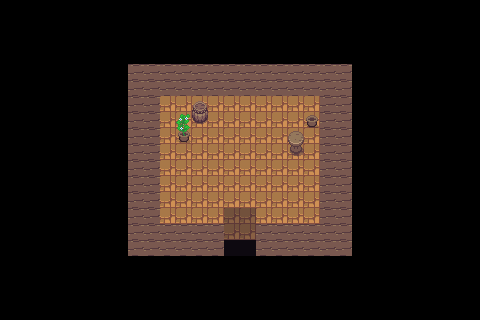

This is a level from a 2D game, rendered from its Tiled map with the project's own tilesets. A one-line summary and the complete map file follow:
An orthogonal 30x20 tile map with 16x16 px tiles, 3 tile layers (ground, objects, overhead) and 12 objects (exit, default, from_outside).

<map version="1.10" tiledversion="1.12.1" orientation="orthogonal" renderorder="right-down" width="30" height="20" tilewidth="16" tileheight="16" infinite="0" nextlayerid="7" nextobjectid="14">
 <tileset firstgid="1" name="tiles" tilewidth="16" tileheight="16" tilecount="0" columns="40">
  <image source="assets/WorldTiles/Overworld.png" width="640" height="576" />
 </tileset>
 <layer id="1" name="ground" width="30" height="20">
  <data encoding="csv">
0,0,0,0,0,0,0,0,0,0,0,0,0,0,0,0,0,0,0,0,0,0,0,0,0,0,0,0,0,0,
0,0,0,0,0,0,0,0,0,0,0,0,0,0,0,0,0,0,0,0,0,0,0,0,0,0,0,0,0,0,
0,0,0,0,0,0,0,0,0,0,0,0,0,0,0,0,0,0,0,0,0,0,0,0,0,0,0,0,0,0,
0,0,0,0,0,0,0,0,0,0,0,0,0,0,0,0,0,0,0,0,0,0,0,0,0,0,0,0,0,0,
0,0,0,0,0,0,0,0,134,134,134,134,134,134,134,134,134,134,134,134,134,134,0,0,0,0,0,0,0,0,
0,0,0,0,0,0,0,0,134,134,134,134,134,134,134,134,134,134,134,134,134,134,0,0,0,0,0,0,0,0,
0,0,0,0,0,0,0,0,134,134,736,736,736,736,736,736,736,736,736,736,134,134,0,0,0,0,0,0,0,0,
0,0,0,0,0,0,0,0,134,134,736,736,736,736,736,736,736,736,736,736,134,134,0,0,0,0,0,0,0,0,
0,0,0,0,0,0,0,0,134,134,736,736,736,736,736,736,736,736,736,736,134,134,0,0,0,0,0,0,0,0,
0,0,0,0,0,0,0,0,134,134,736,736,736,736,736,736,736,736,736,736,134,134,0,0,0,0,0,0,0,0,
0,0,0,0,0,0,0,0,134,134,736,736,736,736,736,736,736,736,736,736,134,134,0,0,0,0,0,0,0,0,
0,0,0,0,0,0,0,0,134,134,736,736,736,736,736,736,736,736,736,736,134,134,0,0,0,0,0,0,0,0,
0,0,0,0,0,0,0,0,134,134,736,736,736,736,736,736,736,736,736,736,134,134,0,0,0,0,0,0,0,0,
0,0,0,0,0,0,0,0,134,134,736,736,736,736,736,736,736,736,736,736,134,134,0,0,0,0,0,0,0,0,
0,0,0,0,0,0,0,0,134,134,134,134,134,134,736,736,134,134,134,134,134,134,0,0,0,0,0,0,0,0,
0,0,0,0,0,0,0,0,134,134,134,134,134,134,0,0,134,134,134,134,134,134,0,0,0,0,0,0,0,0,
0,0,0,0,0,0,0,0,0,0,0,0,0,0,0,0,0,0,0,0,0,0,0,0,0,0,0,0,0,0,
0,0,0,0,0,0,0,0,0,0,0,0,0,0,0,0,0,0,0,0,0,0,0,0,0,0,0,0,0,0,
0,0,0,0,0,0,0,0,0,0,0,0,0,0,0,0,0,0,0,0,0,0,0,0,0,0,0,0,0,0,
0,0,0,0,0,0,0,0,0,0,0,0,0,0,0,0,0,0,0,0,0,0,0,0,0,0,0,0,0,0
</data>
 </layer>
 <layer id="2" name="objects" width="30" height="20">
  <data encoding="csv">
0,0,0,0,0,0,0,0,0,0,0,0,0,0,0,0,0,0,0,0,0,0,0,0,0,0,0,0,0,0,
0,0,0,0,0,0,0,0,0,0,0,0,0,0,0,0,0,0,0,0,0,0,0,0,0,0,0,0,0,0,
0,0,0,0,0,0,0,0,0,0,0,0,0,0,0,0,0,0,0,0,0,0,0,0,0,0,0,0,0,0,
0,0,0,0,0,0,0,0,0,0,0,0,0,0,0,0,0,0,0,0,0,0,0,0,0,0,0,0,0,0,
0,0,0,0,0,0,0,0,0,0,0,0,0,0,0,0,0,0,0,0,0,0,0,0,0,0,0,0,0,0,
0,0,0,0,0,0,0,0,0,0,0,0,0,0,0,0,0,0,0,0,0,0,0,0,0,0,0,0,0,0,
0,0,0,0,0,0,0,0,0,0,0,0,34,0,0,0,0,0,0,0,0,0,0,0,0,0,0,0,0,0,
0,0,0,0,0,0,0,0,0,0,0,73,74,0,0,0,0,0,0,38,0,0,0,0,0,0,0,0,0,0,
0,0,0,0,0,0,0,0,0,0,0,113,0,0,0,0,0,0,358,0,0,0,0,0,0,0,0,0,0,0,
0,0,0,0,0,0,0,0,0,0,0,0,0,0,0,0,0,0,398,0,0,0,0,0,0,0,0,0,0,0,
0,0,0,0,0,0,0,0,0,0,0,0,0,0,0,0,0,0,0,0,0,0,0,0,0,0,0,0,0,0,
0,0,0,0,0,0,0,0,0,0,0,0,0,0,0,0,0,0,0,0,0,0,0,0,0,0,0,0,0,0,
0,0,0,0,0,0,0,0,0,0,0,0,0,0,0,0,0,0,0,0,0,0,0,0,0,0,0,0,0,0,
0,0,0,0,0,0,0,0,0,0,0,0,0,0,741,741,0,0,0,0,0,0,0,0,0,0,0,0,0,0,
0,0,0,0,0,0,0,0,0,0,0,0,0,0,741,741,0,0,0,0,0,0,0,0,0,0,0,0,0,0,
0,0,0,0,0,0,0,0,0,0,0,0,0,0,741,741,0,0,0,0,0,0,0,0,0,0,0,0,0,0,
0,0,0,0,0,0,0,0,0,0,0,0,0,0,0,0,0,0,0,0,0,0,0,0,0,0,0,0,0,0,
0,0,0,0,0,0,0,0,0,0,0,0,0,0,0,0,0,0,0,0,0,0,0,0,0,0,0,0,0,0,
0,0,0,0,0,0,0,0,0,0,0,0,0,0,0,0,0,0,0,0,0,0,0,0,0,0,0,0,0,0,
0,0,0,0,0,0,0,0,0,0,0,0,0,0,0,0,0,0,0,0,0,0,0,0,0,0,0,0,0,0
</data>
 </layer>
 <layer id="3" name="overhead" width="30" height="20">
  <data encoding="csv">
0,0,0,0,0,0,0,0,0,0,0,0,0,0,0,0,0,0,0,0,0,0,0,0,0,0,0,0,0,0,
0,0,0,0,0,0,0,0,0,0,0,0,0,0,0,0,0,0,0,0,0,0,0,0,0,0,0,0,0,0,
0,0,0,0,0,0,0,0,0,0,0,0,0,0,0,0,0,0,0,0,0,0,0,0,0,0,0,0,0,0,
0,0,0,0,0,0,0,0,0,0,0,0,0,0,0,0,0,0,0,0,0,0,0,0,0,0,0,0,0,0,
0,0,0,0,0,0,0,0,0,0,0,0,0,0,0,0,0,0,0,0,0,0,0,0,0,0,0,0,0,0,
0,0,0,0,0,0,0,0,0,0,0,0,0,0,0,0,0,0,0,0,0,0,0,0,0,0,0,0,0,0,
0,0,0,0,0,0,0,0,0,0,0,0,0,0,0,0,0,0,0,0,0,0,0,0,0,0,0,0,0,0,
0,0,0,0,0,0,0,0,0,0,0,0,0,0,0,0,0,0,0,0,0,0,0,0,0,0,0,0,0,0,
0,0,0,0,0,0,0,0,0,0,0,0,0,0,0,0,0,0,0,0,0,0,0,0,0,0,0,0,0,0,
0,0,0,0,0,0,0,0,0,0,0,0,0,0,0,0,0,0,0,0,0,0,0,0,0,0,0,0,0,0,
0,0,0,0,0,0,0,0,0,0,0,0,0,0,0,0,0,0,0,0,0,0,0,0,0,0,0,0,0,0,
0,0,0,0,0,0,0,0,0,0,0,0,0,0,0,0,0,0,0,0,0,0,0,0,0,0,0,0,0,0,
0,0,0,0,0,0,0,0,0,0,0,0,0,0,0,0,0,0,0,0,0,0,0,0,0,0,0,0,0,0,
0,0,0,0,0,0,0,0,0,0,0,0,0,0,0,0,0,0,0,0,0,0,0,0,0,0,0,0,0,0,
0,0,0,0,0,0,0,0,0,0,0,0,0,0,0,0,0,0,0,0,0,0,0,0,0,0,0,0,0,0,
0,0,0,0,0,0,0,0,0,0,0,0,0,0,0,0,0,0,0,0,0,0,0,0,0,0,0,0,0,0,
0,0,0,0,0,0,0,0,0,0,0,0,0,0,0,0,0,0,0,0,0,0,0,0,0,0,0,0,0,0,
0,0,0,0,0,0,0,0,0,0,0,0,0,0,0,0,0,0,0,0,0,0,0,0,0,0,0,0,0,0,
0,0,0,0,0,0,0,0,0,0,0,0,0,0,0,0,0,0,0,0,0,0,0,0,0,0,0,0,0,0,
0,0,0,0,0,0,0,0,0,0,0,0,0,0,0,0,0,0,0,0,0,0,0,0,0,0,0,0,0,0
</data>
 </layer>
 <objectgroup id="4" name="col">
  <object id="1" x="144" y="80" width="193.333" height="15.3333" />
  <object id="2" x="143.667" y="95" width="16.3333" height="145" />
  <object id="3" x="160.333" y="223.667" width="63.3333" height="16.6667" />
  <object id="4" x="256.667" y="224.667" width="80" height="15.3333" />
  <object id="5" x="320.667" y="95.3333" width="16.3333" height="129.667" />
  <object id="6" x="192.364" y="103.636" width="15.5455" height="18.9091" />
  <object id="7" x="178.909" y="128.455" width="10.7273" height="12.3636" />
  <object id="8" x="288.667" y="137" width="14.6667" height="18" />
  <object id="9" x="307" y="113" width="10.3333" height="13" />
 </objectgroup>
 <objectgroup id="5" name="interactables">
  <object id="10" name="exit" x="218.969" y="240.667" width="42.4545" height="14.3333">
   <properties>
    <property name="spawn" value="from_house" />
    <property name="to" value="castle_town.tmx" />
    <property name="type" value="door" />
   </properties>
  </object>
 </objectgroup>
 <objectgroup id="6" name="spawns">
  <object id="11" name="default" x="230.5" y="149.5">
   <point />
  </object>
  <object id="13" name="from_outside" x="239.273" y="215.818">
   <point />
  </object>
 </objectgroup>
</map>
